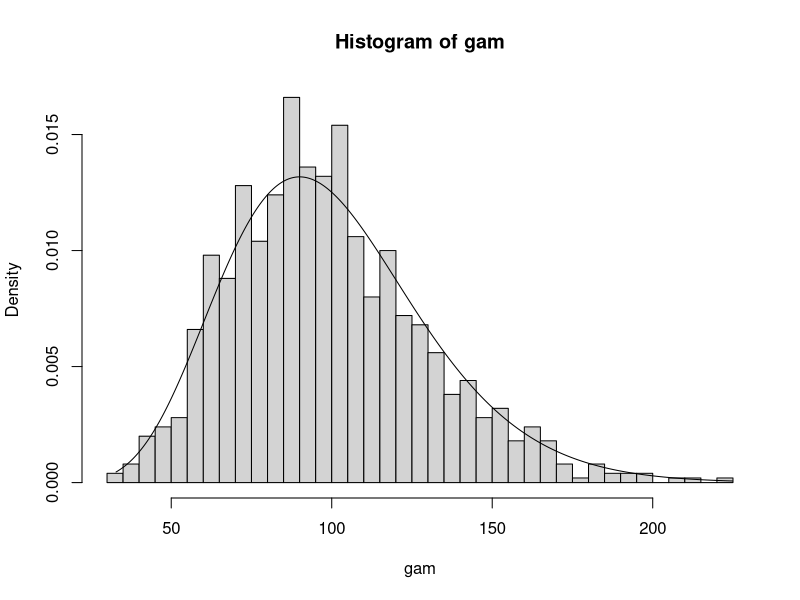

Recreate this plot in R.
kappa = 10
theta = 10
N = 1000
gammaSim <- function(N, kappa, theta){
  x <- rgamma(N, shape = kappa, scale = theta)
  return (x)
}
N
gam = gammaSim(N, kappa, theta)
hist(gam, freq = FALSE, breaks = 30)
xfit = seq(min(gam), max(gam), length = 2000)
yfit = dgamma(xfit, shape = kappa, scale = theta)

lines(xfit, yfit)
